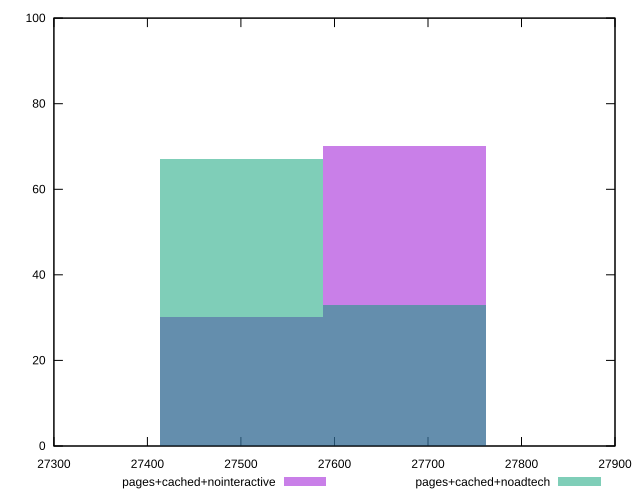

The script that saved this image:
reset
set terminal svg size 640, 500 enhanced background rgb 'white'
set output "report_00007_2020-12-11T15:55:29.892Z/uses-webp-images/comparison/histogram/3_vs_4.svg"

$pagesCachedNointeractive <<EOF
27500.541597820597 30
27674.595658566297 70
EOF

$pagesCachedNoadtech <<EOF
27674.595658566297 33
27500.541597820597 67
EOF

set key outside below
set boxwidth 174.05406074569999
set yrange [0:100]
set style fill transparent solid 0.5 noborder

plot \
  $pagesCachedNointeractive title "pages+cached+nointeractive" with boxes, \
  $pagesCachedNoadtech title "pages+cached+noadtech" with boxes, \


reset
